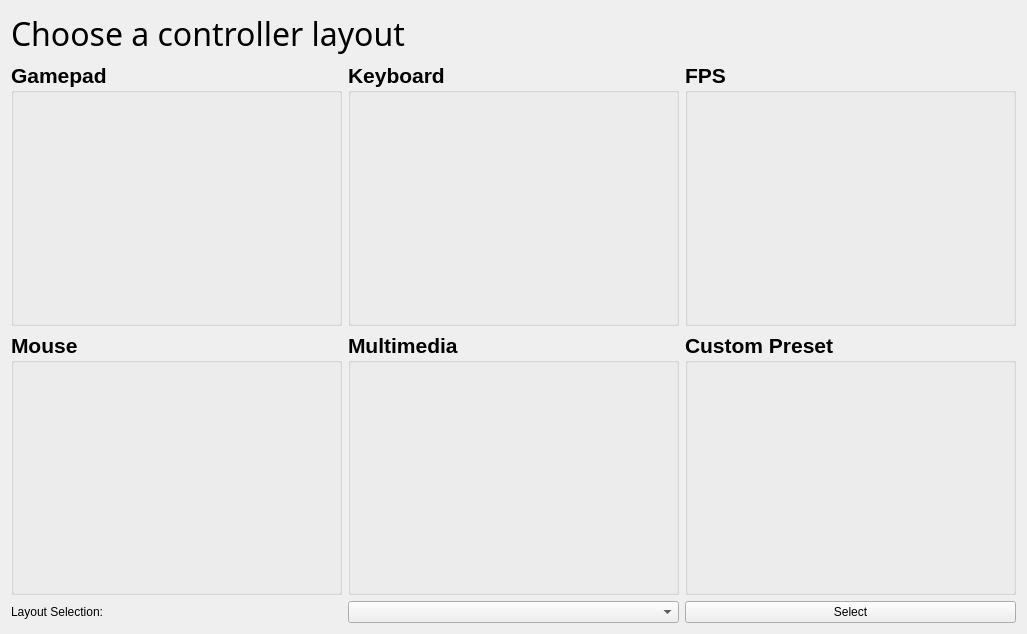
<?xml version="1.0" encoding="UTF-8"?>
<ui version="4.0">
 <class>ControllerLayout</class>
 <widget class="QWidget" name="ControllerLayout">
  <property name="geometry">
   <rect>
    <x>0</x>
    <y>0</y>
    <width>1027</width>
    <height>634</height>
   </rect>
  </property>
  <property name="windowTitle">
   <string>Form</string>
  </property>
  <layout class="QVBoxLayout" name="verticalLayout_2">
   <item>
    <widget class="QLabel" name="label">
     <property name="font">
      <font>
       <family>Arial Rounded MT Bold</family>
       <pointsize>24</pointsize>
      </font>
     </property>
     <property name="text">
      <string>Choose a controller layout</string>
     </property>
    </widget>
   </item>
   <item>
    <layout class="QVBoxLayout" name="verticalLayout" stretch="0,0">
     <property name="spacing">
      <number>6</number>
     </property>
     <item>
      <layout class="QGridLayout" name="gridLayout" rowstretch="1,1" columnstretch="1,1,1">
       <property name="sizeConstraint">
        <enum>QLayout::SetFixedSize</enum>
       </property>
       <item row="0" column="1">
        <widget class="QGroupBox" name="groupBox_4">
         <property name="font">
          <font>
           <family>Arial</family>
           <pointsize>16</pointsize>
           <bold>true</bold>
          </font>
         </property>
         <property name="title">
          <string>Keyboard</string>
         </property>
         <layout class="QVBoxLayout" name="verticalLayout_6">
          <item>
           <widget class="QLabel" name="keyboardLayout">
            <property name="text">
             <string/>
            </property>
            <property name="pixmap">
             <pixmap>../build-UniversalGamingApp-Desktop_Qt_6_4_2_MinGW_64_bit-Debug/Resources/KeyboardLayout-Transparent.png</pixmap>
            </property>
            <property name="scaledContents">
             <bool>false</bool>
            </property>
           </widget>
          </item>
         </layout>
        </widget>
       </item>
       <item row="0" column="0">
        <widget class="QGroupBox" name="groupBox_3">
         <property name="font">
          <font>
           <family>Arial</family>
           <pointsize>16</pointsize>
           <bold>true</bold>
          </font>
         </property>
         <property name="title">
          <string>Gamepad</string>
         </property>
         <layout class="QVBoxLayout" name="verticalLayout_5">
          <item>
           <widget class="QLabel" name="gamepadLayout">
            <property name="text">
             <string/>
            </property>
            <property name="pixmap">
             <pixmap>../build-UniversalGamingApp-Desktop_Qt_6_4_2_MinGW_64_bit-Debug/Resources/GamepadLayout.png</pixmap>
            </property>
            <property name="scaledContents">
             <bool>false</bool>
            </property>
           </widget>
          </item>
         </layout>
        </widget>
       </item>
       <item row="0" column="2">
        <widget class="QGroupBox" name="groupBox">
         <property name="font">
          <font>
           <family>Arial</family>
           <pointsize>16</pointsize>
           <bold>true</bold>
          </font>
         </property>
         <property name="title">
          <string>FPS</string>
         </property>
         <layout class="QVBoxLayout" name="verticalLayout_3">
          <item>
           <widget class="QLabel" name="fpsLayout">
            <property name="sizePolicy">
             <sizepolicy hsizetype="MinimumExpanding" vsizetype="MinimumExpanding">
              <horstretch>0</horstretch>
              <verstretch>0</verstretch>
             </sizepolicy>
            </property>
            <property name="text">
             <string/>
            </property>
            <property name="pixmap">
             <pixmap>../build-UniversalGamingApp-Desktop_Qt_6_4_2_MinGW_64_bit-Debug/Resources/FPSLayout.png</pixmap>
            </property>
            <property name="scaledContents">
             <bool>false</bool>
            </property>
           </widget>
          </item>
         </layout>
        </widget>
       </item>
       <item row="1" column="0">
        <widget class="QGroupBox" name="groupBox_2">
         <property name="font">
          <font>
           <family>Arial</family>
           <pointsize>16</pointsize>
           <bold>true</bold>
          </font>
         </property>
         <property name="title">
          <string>Mouse</string>
         </property>
         <layout class="QVBoxLayout" name="verticalLayout_4">
          <item>
           <widget class="QLabel" name="mouseLayout">
            <property name="text">
             <string/>
            </property>
            <property name="pixmap">
             <pixmap>../build-UniversalGamingApp-Desktop_Qt_6_4_2_MinGW_64_bit-Debug/Resources/MouseLayout.png</pixmap>
            </property>
            <property name="scaledContents">
             <bool>false</bool>
            </property>
           </widget>
          </item>
         </layout>
        </widget>
       </item>
       <item row="1" column="1">
        <widget class="QGroupBox" name="groupBox_5">
         <property name="font">
          <font>
           <family>Arial</family>
           <pointsize>16</pointsize>
           <bold>true</bold>
          </font>
         </property>
         <property name="title">
          <string>Multimedia</string>
         </property>
        </widget>
       </item>
       <item row="1" column="2">
        <widget class="QGroupBox" name="groupBox_6">
         <property name="font">
          <font>
           <family>Arial</family>
           <pointsize>16</pointsize>
           <bold>true</bold>
          </font>
         </property>
         <property name="title">
          <string>Custom Preset</string>
         </property>
        </widget>
       </item>
      </layout>
     </item>
     <item>
      <layout class="QHBoxLayout" name="horizontalLayout_2">
       <property name="sizeConstraint">
        <enum>QLayout::SetDefaultConstraint</enum>
       </property>
       <item>
        <widget class="QLabel" name="selectionLabel">
         <property name="text">
          <string>Layout Selection:</string>
         </property>
        </widget>
       </item>
       <item>
        <widget class="QComboBox" name="selectLayoutBox">
         <property name="autoFillBackground">
          <bool>false</bool>
         </property>
         <property name="editable">
          <bool>false</bool>
         </property>
        </widget>
       </item>
       <item>
        <widget class="QPushButton" name="selectButton">
         <property name="text">
          <string>Select</string>
         </property>
        </widget>
       </item>
      </layout>
     </item>
    </layout>
   </item>
  </layout>
 </widget>
 <resources/>
 <connections/>
</ui>
